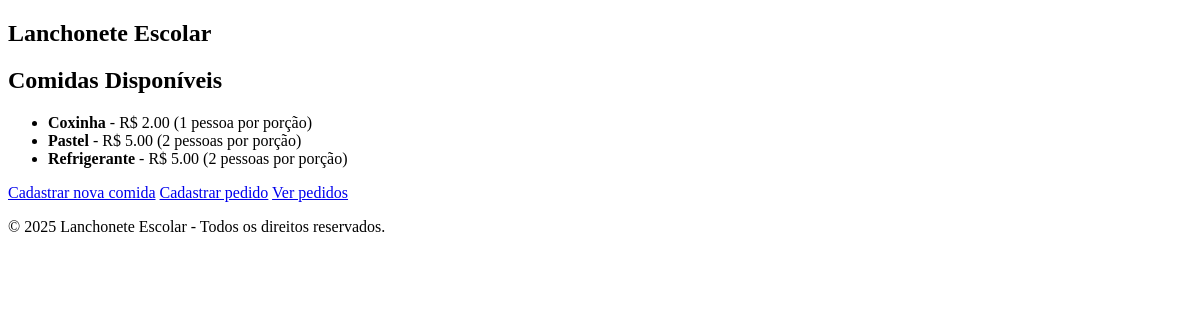
The page / on the database its author committed.
### tables this page shows
CREATE TABLE comidas (
    id INTEGER PRIMARY KEY AUTOINCREMENT,
    nome TEXT NOT NULL,
    valor REAL NOT NULL,
    pessoas_por_porcao INTEGER NOT NULL
);

### app.py (the view)
@app.route('/')
def index():
    if "usuarios" not in session:
        session["usuarios"] = {}
    conexao = pegar_conexao()
    comidas = conexao.execute("SELECT * FROM comidas").fetchall()
    conexao.close()
    return render_template('index.html', comidas=comidas)

### database.py (called while the page is built)
def pegar_conexao():
    conexao = sqlite3.connect('banco.db')
    conexao.row_factory = sqlite3.Row
    return conexao

### templates/index.html (shortened to what this page needs)
<!DOCTYPE html>
<html lang="pt-br">
<head>
    <link rel="stylesheet" href="{{ url_for('static', filename='style.css') }}">
</head>
<body>
    <nav class="navbar">
        <h1 class="titulo-pagina">Lanchonete Escolar</h1>
    </nav>
    <main class="conteudo">
        <h2>Comidas Disponíveis</h2>
        {% if comidas %}
            <ul>
                {% for comida in comidas %}
                    <li>
                        <b>{{ comida["nome"] }}</b> - R$ {{ "%.2f"|format(comida["valor"]) }}
                        ({{ comida["pessoas_por_porcao"] }} pessoa{{ 's' if comida["pessoas_por_porcao"] > 1 else '' }} por porção)
                    </li>
                {% endfor %}
            </ul>
        {% else %}
            <p class="mensagem-vazia">Nenhuma comida cadastrada ainda.</p>
        {% endif %}
        <a class="botao" href="{{ url_for('cadastrar') }}">Cadastrar nova comida</a>
        <a class="botao" href="{{ url_for('cadastrar_pedido') }}">Cadastrar pedido</a>
        <a class="botao" href="{{ url_for('listar_pedidos') }}">Ver pedidos</a>
    </main>
    <footer class="rodape">
        <p>&copy; {{ 2025 }} Lanchonete Escolar - Todos os direitos reservados.</p>
    </footer>
</body>
</html>

### rows shown on the page
comidas: nome "Coxinha", valor "2.00", pessoas_por_porcao "1"
comidas: nome "Pastel", valor "5.00", pessoas_por_porcao "2", pessoas_por_porcao "s"
comidas: nome "Refrigerante", valor "5.00", pessoas_por_porcao "2", pessoas_por_porcao "s"

### other values the page prints
{{ 2025 }} "2025"
